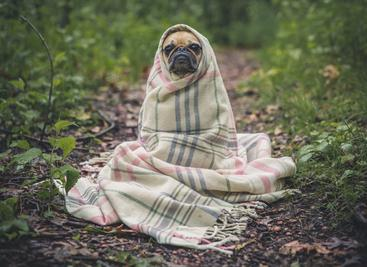
#> input picture img_test/dog.jpg, 367 x 267 px
$ python QuickTest.py
#> lines starting #> are read from the running program, lines starting #| are printed output that depends on the picture
import cv2
import numpy as np

# Loading source image
src_image = cv2.imread('.//img_test//dog.jpg')
#> src_image is the input picture: shape (267, 367, 3); mean B, G, R 91, 109.5, 108.2
gray = cv2.cvtColor(src_image, cv2.COLOR_BGR2GRAY)
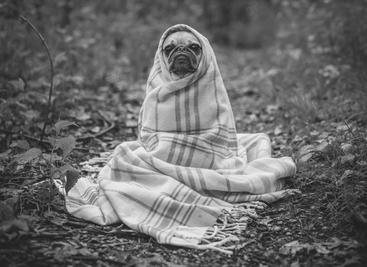
#> gray: shape (267, 367); min 11, max 248, mean 107

# Creating the kernel(2d convolution matrix)
kernel2 = np.array([[-1, -1, -1],
                    [-1, 8, -1],
                    [-1, -1, -1]])

# Applying the filter2D() function
img = cv2.filter2D(src=gray, ddepth=-1, kernel=kernel2)
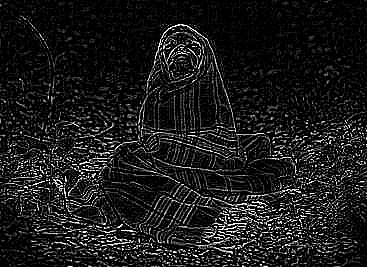
#> img: shape (267, 367); min 0, max 255, mean 26.9

# Shoeing the original and output image
cv2.imshow('Original', src_image)
cv2.imshow('Kernel Blur', img)

cv2.waitKey()
cv2.destroyAllWindows()

$ run again, with img_test/bird_small.jpg copied over img_test/dog.jpg
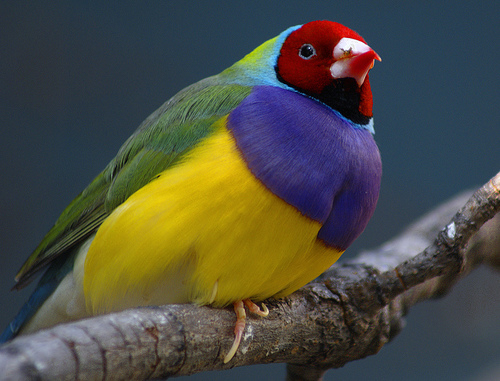
#> input picture img_test/bird_small.jpg, 500 x 381 px
#> src_image is the input picture: shape (381, 500, 3); mean B, G, R 67, 76.7, 76
#> `gray = cv2.cvtColor(src_image, cv2.COLOR_BGR2GRAY)`:
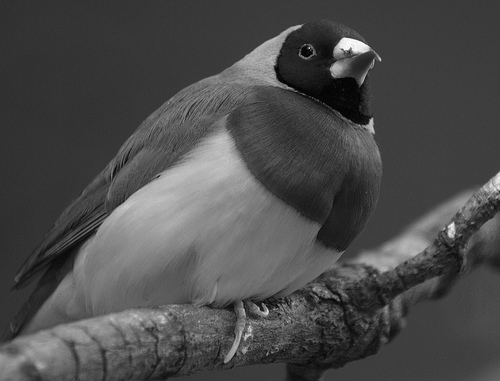
#> gray: shape (381, 500); min 0, max 254, mean 75.4
#> `img = cv2.filter2D(src=gray, ddepth=-1, kernel=kernel2)`:
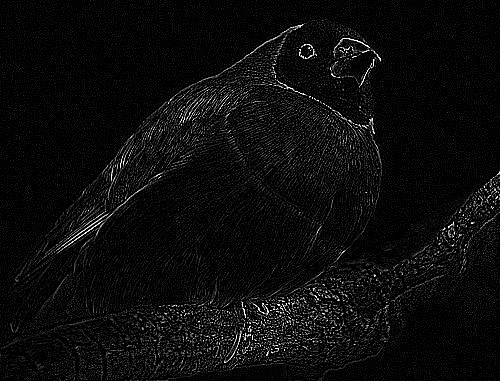
#> img: shape (381, 500); min 0, max 255, mean 12.1

$ run again, with img_test/city.png saved as img_test/dog.jpg
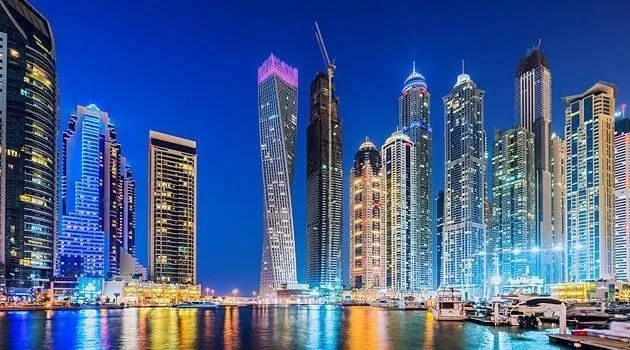
#> input picture img_test/city.png, 630 x 350 px
#> src_image is the input picture: shape (350, 630, 3); mean B, G, R 144.2, 96.1, 71
#> `gray = cv2.cvtColor(src_image, cv2.COLOR_BGR2GRAY)`:
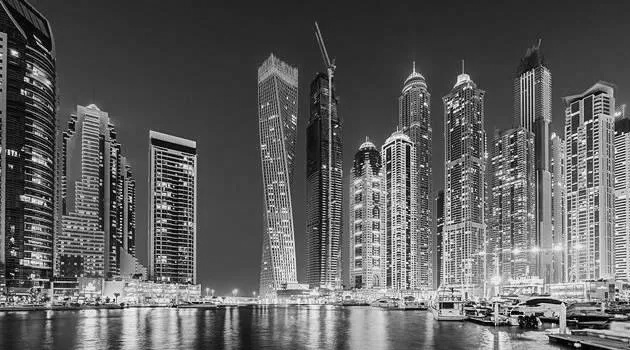
#> gray: shape (350, 630); min 0, max 254, mean 94.1
#> `img = cv2.filter2D(src=gray, ddepth=-1, kernel=kernel2)`:
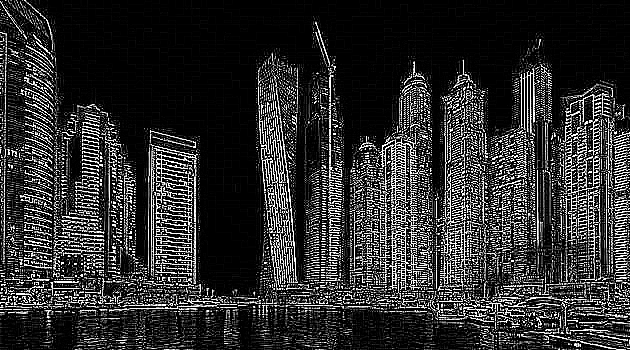
#> img: shape (350, 630); min 0, max 255, mean 46.5
